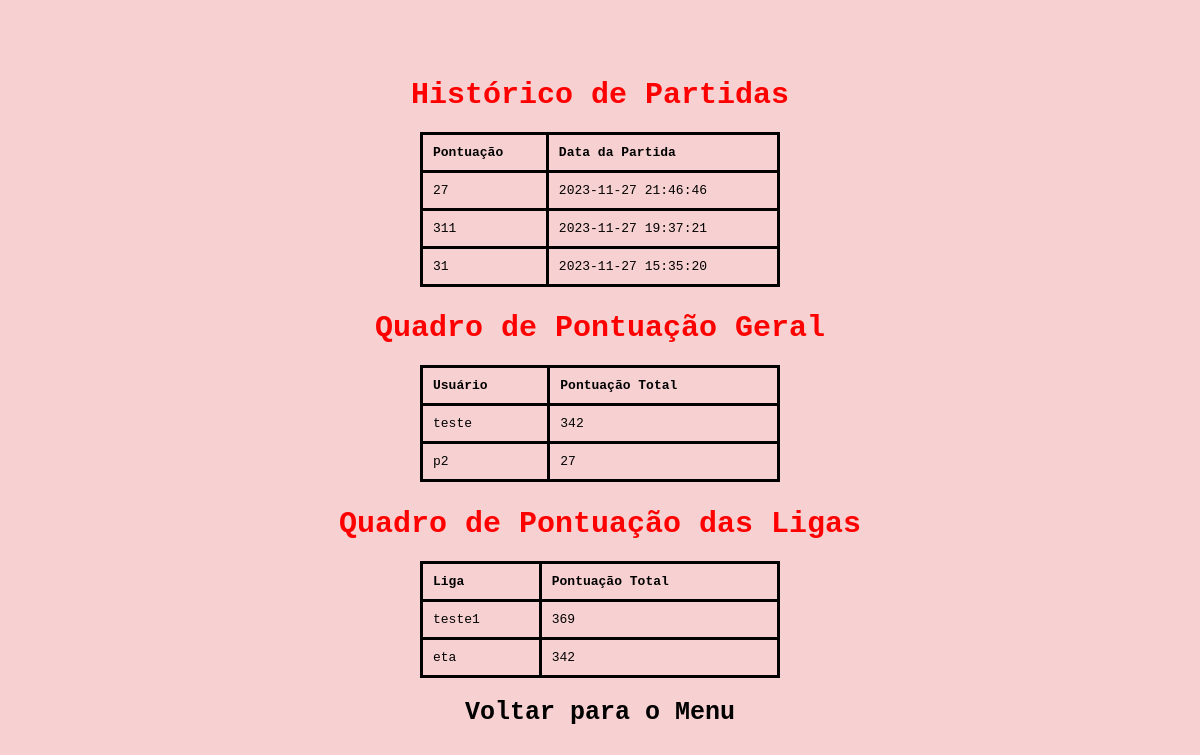
/views/historico.php?id_U=11 (signed in), run on the app's committed database.
### tables this page shows
CREATE TABLE `partidas` (
  `id_P` int NOT NULL AUTO_INCREMENT,
  `usuario_id` int DEFAULT NULL,
  `score` int DEFAULT NULL,
  `timestamp` timestamp NULL DEFAULT CURRENT_TIMESTAMP,
  PRIMARY KEY (`id_P`),
  KEY `usuario_id` (`usuario_id`),
  CONSTRAINT `partidas_ibfk_1` FOREIGN KEY (`usuario_id`) REFERENCES `usuarios` (`id_U`)
);

### views/historico.php (the view, shortened to what this page needs)
<?php
$servername = "localhost";
$username = "root";
$password = "EverServer4321";
$dbname = "typing";
$conn = new mysqli($servername, $username, $password, $dbname);
$sql_partidas = "SELECT p.score, p.timestamp
FROM Partidas p
INNER JOIN Usuarios u ON u.id_U = p.usuario_id
ORDER BY p.timestamp DESC";
$result_partidas = $conn->query($sql_partidas);
echo "<h2>Histórico de Partidas</h2>";
echo "<table border='1'>";
echo "<tr><th>Pontuação</th><th>Data da Partida</th></tr>";
if ($result_partidas->num_rows > 0) {
    while ($row = $result_partidas->fetch_assoc()) {
        echo "<tr><td>" . $row["score"] . "</td><td>" . $row["timestamp"] . "</td></tr>";
    }
} else {
    echo "<tr><td colspan='3'>Nenhuma partida encontrada.</td></tr>";
}
echo "</table>";
$sql_pontuacao_geral = "SELECT u.usuario, SUM(p.score) AS total_score
                        FROM Usuarios u
                        INNER JOIN Partidas p ON u.id_U = p.usuario_id
                        GROUP BY u.usuario
                        ORDER BY total_score DESC";
$result_pontuacao_geral = $conn->query($sql_pontuacao_geral);
echo "<h2>Quadro de Pontuação Geral</h2>";
echo "<table border='1'>";
echo "<tr><th>Usuário</th><th>Pontuação Total</th></tr>";
if ($result_pontuacao_geral->num_rows > 0) {
    while ($row = $result_pontuacao_geral->fetch_assoc()) {
        echo "<tr><td>" . $row["usuario"] . "</td><td>" . $row["total_score"] . "</td></tr>";
    }
} else {
    echo "<tr><td colspan='2'>Nenhum resultado encontrado.</td></tr>";
}
echo "</table>";
$sql_pontuacao_ligas = "SELECT l.nome_liga, SUM(p.score) AS total_score
                        FROM Ligas l
                        INNER JOIN inscricoesligas il ON l.id_L = il.liga_id
                        INNER JOIN Partidas p ON il.usuario_id = p.usuario_id
                        GROUP BY l.nome_liga
                        ORDER BY total_score DESC";
$result_pontuacao_ligas = $conn->query($sql_pontuacao_ligas);
echo "<h2>Quadro de Pontuação das Ligas</h2>";
echo "<table border='1'>";
echo "<tr><th>Liga</th><th>Pontuação Total</th></tr>";
if ($result_pontuacao_ligas->num_rows > 0) {
    while ($row = $result_pontuacao_ligas->fetch_assoc()) {
        echo "<tr><td>" . $row["nome_liga"] . "</td><td>" . $row["total_score"] . "</td></tr>";
    }
} else {
    echo "<tr><td colspan='2'>Nenhum resultado encontrado.</td></tr>";
}
echo "</table>";
echo '<a href="menu.php">Voltar para o Menu</a>';
?>
<!DOCTYPE html>
<html lang="en">
<head>
    <link rel="stylesheet" href="../css/historico.css">
</head>
<body>
</body>
</html>

### css/historico.css (style rules this page uses)
body { font-family: monospace; background-color: rgb(247, 209, 209); margin: 0; padding: 0; font-size: 20px; display:flex; flex-direction: column; justify-content: center; align-items: center; min-height: 100vh; text-decoration: none; }
h2 { color: red; margin-bottom: 10px; }
table { width: 30%; border-collapse: collapse; margin-top: 10px; }
table, th, td { border: 3px solid black; }
th, td { padding: 10px; text-align: left; }

### views/historico.php (style rules this page uses)
a { font-weight:bold; color:black; text-decoration: none; padding-bottom: 20px; padding-top: 20px; font-size:25px; }

### data on the page
partidas: score "27", timestamp "2023-11-27 21:46:46"
partidas: score "311", timestamp "2023-11-27 19:37:21"
partidas: score "31", timestamp "2023-11-27 15:35:20"

### other printed values
$row["usuario"] "teste"
$row["total_score"] "342"
$row["usuario"] "p2"
$row["total_score"] "27"
$row["nome_liga"] "teste1"
$row["total_score"] "369"
$row["nome_liga"] "eta"
